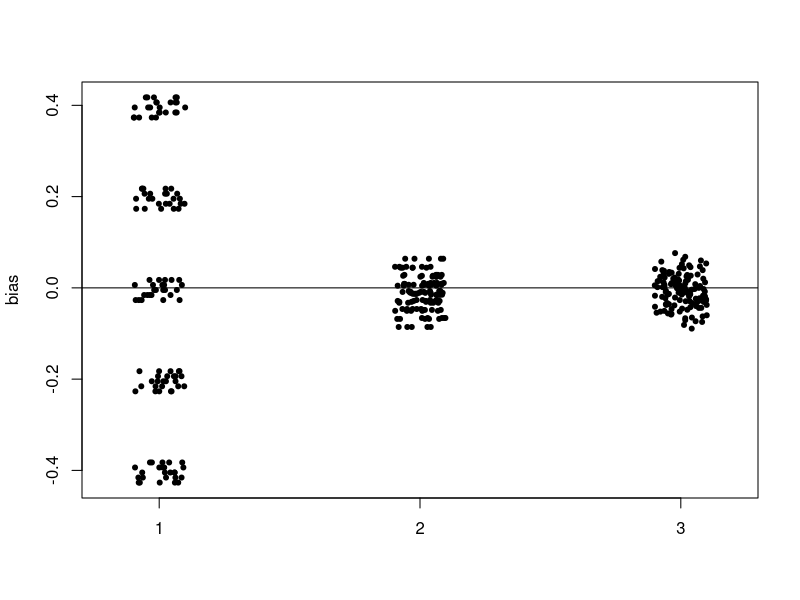
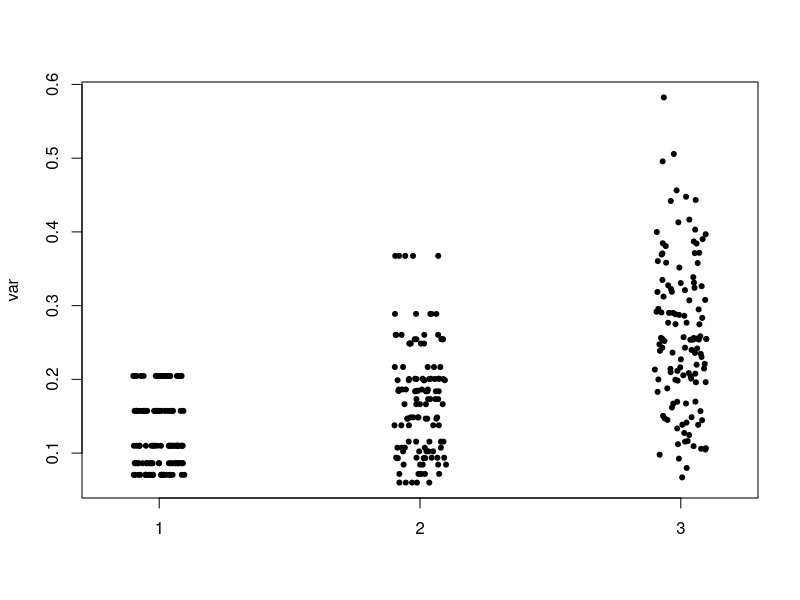
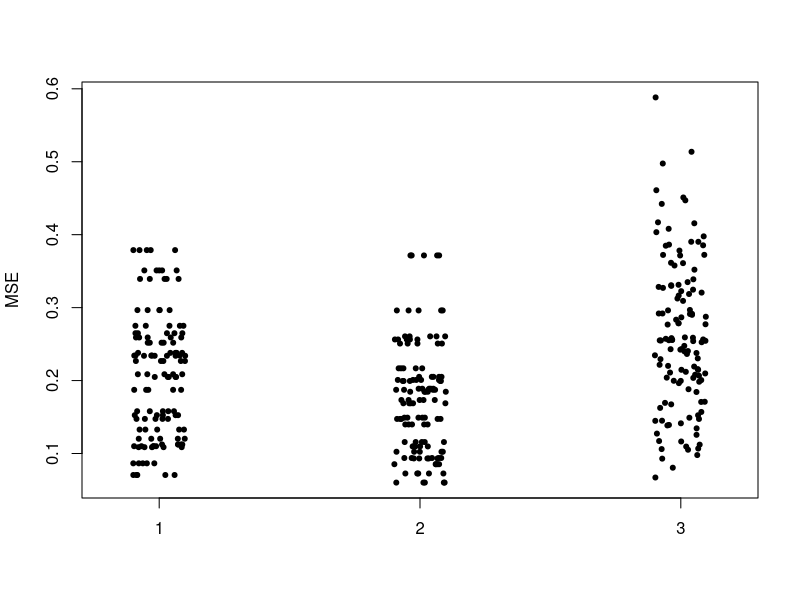

Reproduce these figures in R, in order.
# Simulation of regression to compare linear models with different
#   numbers of variables.
# Model is E(Y) = 0 + 1 X1 + 1 X2 + e   with e~N(0,1)
# Three variables are measured: x1,x2,x3.  All are generated U(0,1)

# We fit 3 models: 
#   1: X1   2: X1, X2    3: X1, X2, X3
# We then compute predicted values at a small grid of points:
#  (.1,.3,.5,.7,.9)^3
# We compute the bias, variance, and MSE of the prediction at each X-combo
# We then summarize these results in plots and with summary statistics
# We also compute the model-based estimate of variance and estimate
#   its expectation as the average across simulations 



set.seed(392039853)

reps <- 200 # Number of data sets
N <- 20      # Sample size

# Create test data
test <- expand.grid(x1 = c(.1,.3,.5,.7,.9), x2 = c(.1,.3,.5,.7,.9), x3=c(.1,.3,.5,.7,.9))

# Assuming beta1=1, beta2=1, beta3=0
# Create vector of true means = 1*x1 + 1*x2
mu <- test$x1 + test$x2

# Prepare for looping over reps
counter <- 1
# Matrix to save predictions: rows are replicates, 
#   columns are different X combinations times 3 (one for each model)
save.pred <- matrix(data=NA, ncol=3*nrow(test), nrow=reps)
# Matrix to save estimates of sigma^2
#   Rows are replicates, columns are different models 
save.sig <- matrix(data=NA, ncol=3, nrow=reps)

# Loop to generate data, analyze, and save results
for(counter in c(1:reps)){
# Generating Uniform X's and Normal errors
  x1 <- runif(n=N)
  x2 <- runif(n=N)
  x3 <- runif(n=N)
  ep <- rnorm(n=N)
# Setting beta1=1, beta2=1, beta3=0
  y <- 1*x1 + 1*x2 + ep

# reg* is model-fit object, sig* is MSE, pred* is list of predicted values over grid 
  reg1 <- lm(y~x1)
  sig1 <- sum(resid(reg1)^2) / reg1$df.residual
# Could have used summary(reg1)$sigma^2
  pred1 <- predict(reg1,newdata=test)

  reg2 <- lm(y~x1 + x2)
  sig2 <- sum(resid(reg2)^2) / reg2$df.residual
  pred2 <- predict(reg2,newdata=test)

  reg3 <- lm(y~x1 + x2 + x3)
  sig3 <- sum(resid(reg3)^2) / reg3$df.residual
  pred3 <- predict(reg3,newdata=test)

# Saving all results into storage objects and incrementing row counter
  save.pred[counter,] <- c(pred1, pred2, pred3)
  save.sig[counter,] <- c(sig1,sig2,sig3)
  counter <- counter + 1
}

# Estimate bias, variance, and MSE of predictions at each X-combo
mean.pred <- apply(save.pred, MARGIN=2, FUN=mean)
bias <- mean.pred - rep(mu, times=3)
var <- apply(save.pred, MARGIN=2, FUN=var)
MSE <- bias^2 + var

# Vector of model numbers
model <- rep(c(1,2,3), each=nrow(test))

# Plots
quartz(height=5, width=5, pointsize=15)
stripchart(bias ~ model, method="jitter", jitter=.1, vertical=TRUE, pch=20)
abline(h=0, lty="solid")

quartz(height=5, width=5, pointsize=15)
stripchart(var ~ model, method="jitter", jitter=.1, vertical=TRUE, pch=20)

quartz(height=5, width=5, pointsize=15)
stripchart(MSE ~ model, method="jitter", jitter=.1, vertical=TRUE, pch=20)

# Summary statistics for variances and MSEs for prediction by model
mean(var[which(model==1)])
mean(var[which(model==2)])
mean(var[which(model==3)])
mean(MSE[which(model==1)])
mean(MSE[which(model==2)])
mean(MSE[which(model==3)])

# Mean of model-based estimates of variance 
apply(save.sig,MARGIN=2,FUN=mean) 


